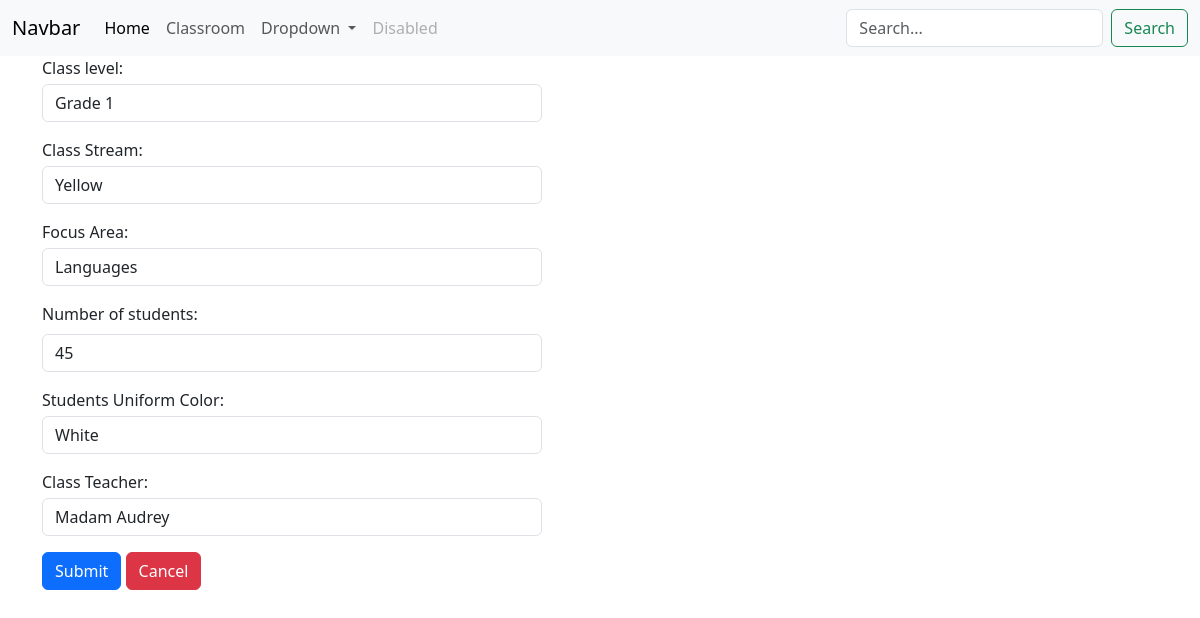
Page /classroom/7/edit on the committed database.
### classroom/models.py (models this page shows)
class ClassRoom(models.Model):
    FOCUS_AREA = {
        ('Sciences', 'Sciences'),
        ('Sports', 'Sports'),
        ('Languages', 'Languages'),
    }
    STREAM = {
        ('Red', 'Red'),
        ('Green', 'Green'),
        ('Blue', 'Blue'),
        ('Yellow', 'Yellow'),
    }
    COLOR = {
        ('Black', 'Black'),
        ('Grey', 'Grey'),
        ('White', 'White')
    }
    name = models.CharField(max_length=100)
    stream = models.CharField(max_length=100, choices= STREAM)
    focus = models.CharField(max_length=100, choices=FOCUS_AREA)
    students = models.IntegerField()
    uniform = models.CharField(max_length=100, choices=COLOR)
    classteacher = models.CharField(max_length=100)

### classroom/views.py (the view)
# urls.py: path('/<int:pk>/edit', ClassroomEdit.as_view(), name="classroom.edit"),
class ClassroomEdit(UpdateView):
    model = ClassRoom
    form_class = ClassroomForm
    template_name = "classroom/classroomform.html"
    success_url = "/classroom"
    extra_context = {
        'title': "Classroom Data Form"
    }

### classroom/templates/classroom/classroomform.html (shortened to what this page needs)
{% extends 'base.html' %}
{% block content %}
<div class="container">
    <form method="post">
        {{ form.as_p }}
        <button type="submit" class="btn btn-primary">Submit</button>
        <a href="{% url 'classroom' %}" class="btn btn-danger"> Cancel </a>
    </form>
</div>
{% endblock %}

### rows in the picture
ClassRoom: name "Grade 1", stream "Yellow", focus "Languages", students "45", uniform "White", classteacher "Madam Audrey"
